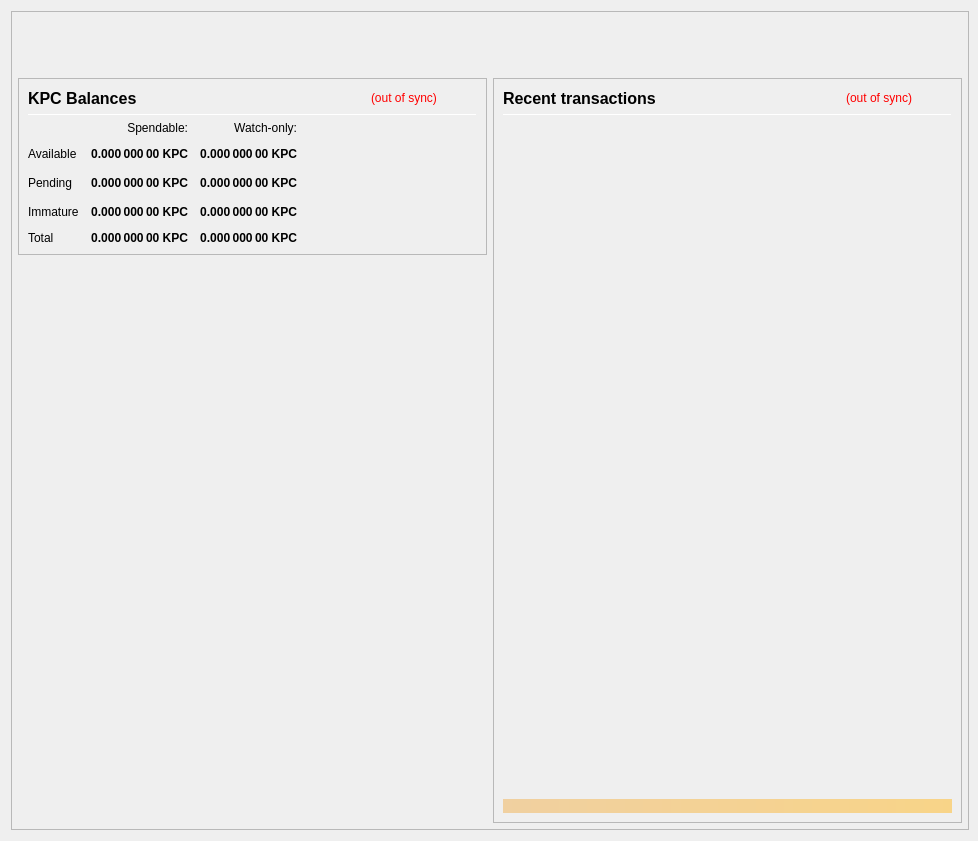
<?xml version="1.0" encoding="UTF-8"?>
<ui version="4.0">
 <class>OverviewPage</class>
 <widget class="QWidget" name="OverviewPage">
  <property name="geometry">
   <rect>
    <x>0</x>
    <y>0</y>
    <width>978</width>
    <height>841</height>
   </rect>
  </property>
  <property name="minimumSize">
   <size>
    <width>960</width>
    <height>682</height>
   </size>
  </property>
  <property name="font">
   <font>
    <weight>50</weight>
    <bold>false</bold>
   </font>
  </property>
  <property name="windowTitle">
   <string>Form</string>
  </property>
  <layout class="QVBoxLayout" name="topLayout" stretch="0">
   <property name="rightMargin">
    <number>9</number>
   </property>
   <item>
    <widget class="QFrame" name="frame_BG">
     <property name="minimumSize">
      <size>
       <width>850</width>
       <height>610</height>
      </size>
     </property>
     <property name="maximumSize">
      <size>
       <width>16777215</width>
       <height>16777215</height>
      </size>
     </property>
     <property name="frameShape">
      <enum>QFrame::StyledPanel</enum>
     </property>
     <property name="frameShadow">
      <enum>QFrame::Raised</enum>
     </property>
     <layout class="QVBoxLayout" name="verticalLayout_3" stretch="0">
      <property name="leftMargin">
       <number>0</number>
      </property>
      <property name="topMargin">
       <number>0</number>
      </property>
      <property name="rightMargin">
       <number>0</number>
      </property>
      <property name="bottomMargin">
       <number>6</number>
      </property>
      <item>
       <layout class="QVBoxLayout" name="verticalLayout_Master" stretch="0,1">
        <property name="leftMargin">
         <number>0</number>
        </property>
        <property name="topMargin">
         <number>0</number>
        </property>
        <property name="rightMargin">
         <number>0</number>
        </property>
        <property name="bottomMargin">
         <number>0</number>
        </property>
        <item>
         <widget class="QFrame" name="frame_Header">
          <layout class="QVBoxLayout" name="verticalLayout_Header" stretch="0">
           <property name="leftMargin">
            <number>0</number>
           </property>
           <property name="topMargin">
            <number>0</number>
           </property>
           <property name="rightMargin">
            <number>0</number>
           </property>
           <property name="bottomMargin">
            <number>0</number>
           </property>
           <item>
            <layout class="QHBoxLayout" name="horizontalLayout_Header" stretch="1,0">
             <property name="spacing">
              <number>6</number>
             </property>
             <item>
              <spacer name="horizontalSpacer_Header">
               <property name="orientation">
                <enum>Qt::Horizontal</enum>
               </property>
               <property name="sizeHint" stdset="0">
                <size>
                 <width>40</width>
                 <height>20</height>
                </size>
               </property>
              </spacer>
             </item>
             <item>
              <widget class="QLabel" name="labelOverviewHeaderRight">
               <property name="minimumSize">
                <size>
                 <width>464</width>
                 <height>60</height>
                </size>
               </property>
               <property name="maximumSize">
                <size>
                 <width>16777215</width>
                 <height>60</height>
                </size>
               </property>
               <property name="font">
                <font>
                 <pointsize>14</pointsize>
                </font>
               </property>
               <property name="text">
                <string/>
               </property>
               <property name="alignment">
                <set>Qt::AlignRight|Qt::AlignTrailing|Qt::AlignVCenter</set>
               </property>
              </widget>
             </item>
            </layout>
           </item>
          </layout>
         </widget>
        </item>
        <item>
         <widget class="QFrame" name="frame_Content">
          <layout class="QVBoxLayout" name="verticalLayout_Content">
           <property name="leftMargin">
            <number>6</number>
           </property>
           <property name="topMargin">
            <number>0</number>
           </property>
           <property name="rightMargin">
            <number>6</number>
           </property>
           <property name="bottomMargin">
            <number>0</number>
           </property>
           <item>
            <layout class="QHBoxLayout" name="horizontalLayout_Content" stretch="1,1">
             <property name="spacing">
              <number>6</number>
             </property>
             <item>
              <layout class="QVBoxLayout" name="verticalLayout_left" stretch="0,0">
               <item>
                <widget class="QFrame" name="frameBalances">
                 <property name="frameShape">
                  <enum>QFrame::StyledPanel</enum>
                 </property>
                 <property name="frameShadow">
                  <enum>QFrame::Raised</enum>
                 </property>
                 <layout class="QVBoxLayout" name="verticalLayout_4">
                  <item>
                   <layout class="QHBoxLayout" name="hlBalancesHeader" stretch="2,0,0">
                    <property name="spacing">
                     <number>6</number>
                    </property>
                    <item>
                     <widget class="QLabel" name="labelBalances">
                      <property name="minimumSize">
                       <size>
                        <width>0</width>
                        <height>0</height>
                       </size>
                      </property>
                      <property name="font">
                       <font>
                        <pointsize>12</pointsize>
                        <weight>75</weight>
                        <bold>true</bold>
                       </font>
                      </property>
                      <property name="text">
                       <string>KPC Balances</string>
                      </property>
                     </widget>
                    </item>
                    <item>
                     <widget class="QLabel" name="labelWalletStatus">
                      <property name="cursor">
                       <cursorShape>WhatsThisCursor</cursorShape>
                      </property>
                      <property name="toolTip">
                       <string>The displayed information may be out of date. Your wallet automatically synchronizes with the KPLUS network after a connection is established, but this process has not completed yet.</string>
                      </property>
                      <property name="styleSheet">
                       <string notr="true">QLabel { color: red; }</string>
                      </property>
                      <property name="text">
                       <string notr="true">(out of sync)</string>
                      </property>
                      <property name="alignment">
                       <set>Qt::AlignLeading|Qt::AlignLeft|Qt::AlignVCenter</set>
                      </property>
                     </widget>
                    </item>
                    <item>
                     <spacer name="hsBalancesHeader">
                      <property name="orientation">
                       <enum>Qt::Horizontal</enum>
                      </property>
                      <property name="sizeHint" stdset="0">
                       <size>
                        <width>40</width>
                        <height>20</height>
                       </size>
                      </property>
                     </spacer>
                    </item>
                   </layout>
                  </item>
                  <item>
                   <widget class="Line" name="lineBalances">
                    <property name="minimumSize">
                     <size>
                      <width>0</width>
                      <height>1</height>
                     </size>
                    </property>
                    <property name="maximumSize">
                     <size>
                      <width>16777215</width>
                      <height>1</height>
                     </size>
                    </property>
                    <property name="orientation">
                     <enum>Qt::Horizontal</enum>
                    </property>
                   </widget>
                  </item>
                  <item>
                   <layout class="QGridLayout" name="gridLayout">
                    <property name="spacing">
                     <number>12</number>
                    </property>
                    <item row="2" column="2">
                     <widget class="QLabel" name="labelWatchPending">
                      <property name="font">
                       <font>
                        <weight>75</weight>
                        <bold>true</bold>
                       </font>
                      </property>
                      <property name="cursor">
                       <cursorShape>ArrowCursor</cursorShape>
                      </property>
                      <property name="toolTip">
                       <string>Unconfirmed transactions to watch-only addresses</string>
                      </property>
                      <property name="text">
                       <string notr="true">0.000 000 00 KPC</string>
                      </property>
                      <property name="alignment">
                       <set>Qt::AlignRight|Qt::AlignTrailing|Qt::AlignVCenter</set>
                      </property>
                      <property name="textInteractionFlags">
                       <set>Qt::NoTextInteraction</set>
                      </property>
                     </widget>
                    </item>
                    <item row="2" column="1">
                     <widget class="QLabel" name="labelUnconfirmed">
                      <property name="font">
                       <font>
                        <weight>75</weight>
                        <bold>true</bold>
                       </font>
                      </property>
                      <property name="cursor">
                       <cursorShape>ArrowCursor</cursorShape>
                      </property>
                      <property name="toolTip">
                       <string>Total of transactions that have yet to be confirmed, and do not yet count toward the spendable balance</string>
                      </property>
                      <property name="text">
                       <string notr="true">0.000 000 00 KPC</string>
                      </property>
                      <property name="alignment">
                       <set>Qt::AlignRight|Qt::AlignTrailing|Qt::AlignVCenter</set>
                      </property>
                      <property name="textInteractionFlags">
                       <set>Qt::NoTextInteraction</set>
                      </property>
                     </widget>
                    </item>
                    <item row="3" column="2">
                     <widget class="QLabel" name="labelWatchImmature">
                      <property name="font">
                       <font>
                        <weight>75</weight>
                        <bold>true</bold>
                       </font>
                      </property>
                      <property name="cursor">
                       <cursorShape>ArrowCursor</cursorShape>
                      </property>
                      <property name="toolTip">
                       <string>Staked or masternode rewards in watch-only addresses that has not yet matured</string>
                      </property>
                      <property name="text">
                       <string notr="true">0.000 000 00 KPC</string>
                      </property>
                      <property name="alignment">
                       <set>Qt::AlignRight|Qt::AlignTrailing|Qt::AlignVCenter</set>
                      </property>
                      <property name="textInteractionFlags">
                       <set>Qt::NoTextInteraction</set>
                      </property>
                     </widget>
                    </item>
                    <item row="4" column="0">
                     <widget class="QLabel" name="labelTotalText">
                      <property name="text">
                       <string>Total</string>
                      </property>
                      <property name="textInteractionFlags">
                       <set>Qt::NoTextInteraction</set>
                      </property>
                     </widget>
                    </item>
                    <item row="3" column="1">
                     <widget class="QLabel" name="labelImmature">
                      <property name="font">
                       <font>
                        <weight>75</weight>
                        <bold>true</bold>
                       </font>
                      </property>
                      <property name="cursor">
                       <cursorShape>ArrowCursor</cursorShape>
                      </property>
                      <property name="toolTip">
                       <string>Staked or masternode rewards that has not yet matured</string>
                      </property>
                      <property name="text">
                       <string notr="true">0.000 000 00 KPC</string>
                      </property>
                      <property name="alignment">
                       <set>Qt::AlignRight|Qt::AlignTrailing|Qt::AlignVCenter</set>
                      </property>
                      <property name="textInteractionFlags">
                       <set>Qt::NoTextInteraction</set>
                      </property>
                     </widget>
                    </item>
                    <item row="2" column="3">
                     <spacer name="hsBalances">
                      <property name="orientation">
                       <enum>Qt::Horizontal</enum>
                      </property>
                      <property name="sizeHint" stdset="0">
                       <size>
                        <width>40</width>
                        <height>20</height>
                       </size>
                      </property>
                     </spacer>
                    </item>
                    <item row="3" column="0">
                     <widget class="QLabel" name="labelImmatureText">
                      <property name="text">
                       <string>Immature</string>
                      </property>
                      <property name="textInteractionFlags">
                       <set>Qt::NoTextInteraction</set>
                      </property>
                     </widget>
                    </item>
                    <item row="4" column="1">
                     <widget class="QLabel" name="labelTotal">
                      <property name="font">
                       <font>
                        <weight>75</weight>
                        <bold>true</bold>
                       </font>
                      </property>
                      <property name="cursor">
                       <cursorShape>ArrowCursor</cursorShape>
                      </property>
                      <property name="toolTip">
                       <string>Your current total balance</string>
                      </property>
                      <property name="text">
                       <string notr="true">0.000 000 00 KPC</string>
                      </property>
                      <property name="alignment">
                       <set>Qt::AlignRight|Qt::AlignTrailing|Qt::AlignVCenter</set>
                      </property>
                      <property name="textInteractionFlags">
                       <set>Qt::NoTextInteraction</set>
                      </property>
                     </widget>
                    </item>
                    <item row="4" column="2">
                     <widget class="QLabel" name="labelWatchTotal">
                      <property name="font">
                       <font>
                        <weight>75</weight>
                        <bold>true</bold>
                       </font>
                      </property>
                      <property name="cursor">
                       <cursorShape>ArrowCursor</cursorShape>
                      </property>
                      <property name="toolTip">
                       <string>Current total balance in watch-only addresses</string>
                      </property>
                      <property name="text">
                       <string notr="true">0.000 000 00 KPC</string>
                      </property>
                      <property name="alignment">
                       <set>Qt::AlignRight|Qt::AlignTrailing|Qt::AlignVCenter</set>
                      </property>
                      <property name="textInteractionFlags">
                       <set>Qt::NoTextInteraction</set>
                      </property>
                     </widget>
                    </item>
                    <item row="0" column="2">
                     <widget class="QLabel" name="labelWatchonly">
                      <property name="text">
                       <string>Watch-only:</string>
                      </property>
                      <property name="alignment">
                       <set>Qt::AlignRight|Qt::AlignTrailing|Qt::AlignVCenter</set>
                      </property>
                     </widget>
                    </item>
                    <item row="1" column="0">
                     <widget class="QLabel" name="labelBalanceText">
                      <property name="text">
                       <string>Available</string>
                      </property>
                      <property name="textInteractionFlags">
                       <set>Qt::NoTextInteraction</set>
                      </property>
                     </widget>
                    </item>
                    <item row="1" column="1">
                     <widget class="QLabel" name="labelBalance">
                      <property name="font">
                       <font>
                        <weight>75</weight>
                        <bold>true</bold>
                       </font>
                      </property>
                      <property name="cursor">
                       <cursorShape>ArrowCursor</cursorShape>
                      </property>
                      <property name="toolTip">
                       <string>Your current spendable balance</string>
                      </property>
                      <property name="text">
                       <string notr="true">0.000 000 00 KPC</string>
                      </property>
                      <property name="alignment">
                       <set>Qt::AlignRight|Qt::AlignTrailing|Qt::AlignVCenter</set>
                      </property>
                      <property name="textInteractionFlags">
                       <set>Qt::NoTextInteraction</set>
                      </property>
                     </widget>
                    </item>
                    <item row="1" column="2">
                     <widget class="QLabel" name="labelWatchAvailable">
                      <property name="font">
                       <font>
                        <weight>75</weight>
                        <bold>true</bold>
                       </font>
                      </property>
                      <property name="cursor">
                       <cursorShape>ArrowCursor</cursorShape>
                      </property>
                      <property name="toolTip">
                       <string>Your current balance in watch-only addresses</string>
                      </property>
                      <property name="text">
                       <string notr="true">0.000 000 00 KPC</string>
                      </property>
                      <property name="alignment">
                       <set>Qt::AlignRight|Qt::AlignTrailing|Qt::AlignVCenter</set>
                      </property>
                      <property name="textInteractionFlags">
                       <set>Qt::NoTextInteraction</set>
                      </property>
                     </widget>
                    </item>
                    <item row="2" column="0">
                     <widget class="QLabel" name="labelPendingText">
                      <property name="text">
                       <string>Pending</string>
                      </property>
                      <property name="textInteractionFlags">
                       <set>Qt::NoTextInteraction</set>
                      </property>
                     </widget>
                    </item>
                    <item row="0" column="1">
                     <widget class="QLabel" name="labelSpendable">
                      <property name="text">
                       <string>Spendable:</string>
                      </property>
                      <property name="alignment">
                       <set>Qt::AlignRight|Qt::AlignTrailing|Qt::AlignVCenter</set>
                      </property>
                     </widget>
                    </item>
                   </layout>
                  </item>
                 </layout>
                </widget>
               </item>
               <item>
                <spacer name="verticalSpacer">
                 <property name="orientation">
                  <enum>Qt::Vertical</enum>
                 </property>
                 <property name="sizeHint" stdset="0">
                  <size>
                   <width>20</width>
                   <height>40</height>
                  </size>
                 </property>
                </spacer>
               </item>
              </layout>
             </item>
             <item>
              <layout class="QVBoxLayout" name="verticalLayout_right" stretch="1">
               <item>
                <widget class="QFrame" name="frame_RecentTransactions">
                 <property name="minimumSize">
                  <size>
                   <width>0</width>
                   <height>0</height>
                  </size>
                 </property>
                 <property name="frameShape">
                  <enum>QFrame::StyledPanel</enum>
                 </property>
                 <property name="frameShadow">
                  <enum>QFrame::Raised</enum>
                 </property>
                 <layout class="QVBoxLayout" name="verticalLayout_1" stretch="0,0,0,0,0">
                  <item>
                   <layout class="QHBoxLayout" name="horizontalLayout_2" stretch="2,0,0">
                    <property name="spacing">
                     <number>3</number>
                    </property>
                    <item>
                     <widget class="QLabel" name="label_4">
                      <property name="minimumSize">
                       <size>
                        <width>0</width>
                        <height>20</height>
                       </size>
                      </property>
                      <property name="font">
                       <font>
                        <pointsize>12</pointsize>
                        <weight>75</weight>
                        <bold>true</bold>
                       </font>
                      </property>
                      <property name="text">
                       <string>Recent transactions</string>
                      </property>
                     </widget>
                    </item>
                    <item>
                     <widget class="QLabel" name="labelTransactionsStatus">
                      <property name="cursor">
                       <cursorShape>WhatsThisCursor</cursorShape>
                      </property>
                      <property name="toolTip">
                       <string>The displayed information may be out of date. Your wallet automatically synchronizes with the KPLUS network after a connection is established, but this process has not completed yet.</string>
                      </property>
                      <property name="styleSheet">
                       <string notr="true">QLabel { color: red; }</string>
                      </property>
                      <property name="text">
                       <string notr="true">(out of sync)</string>
                      </property>
                      <property name="alignment">
                       <set>Qt::AlignRight|Qt::AlignTrailing|Qt::AlignVCenter</set>
                      </property>
                     </widget>
                    </item>
                    <item>
                     <spacer name="horizontalSpacer">
                      <property name="orientation">
                       <enum>Qt::Horizontal</enum>
                      </property>
                      <property name="sizeHint" stdset="0">
                       <size>
                        <width>40</width>
                        <height>20</height>
                       </size>
                      </property>
                     </spacer>
                    </item>
                   </layout>
                  </item>
                  <item>
                   <widget class="Line" name="line">
                    <property name="minimumSize">
                     <size>
                      <width>0</width>
                      <height>1</height>
                     </size>
                    </property>
                    <property name="maximumSize">
                     <size>
                      <width>16777215</width>
                      <height>1</height>
                     </size>
                    </property>
                    <property name="orientation">
                     <enum>Qt::Horizontal</enum>
                    </property>
                   </widget>
                  </item>
                  <item>
                   <widget class="QListView" name="listTransactions">
                    <property name="minimumSize">
                     <size>
                      <width>0</width>
                      <height>0</height>
                     </size>
                    </property>
                    <property name="styleSheet">
                     <string notr="true">QListView { background: transparent; }</string>
                    </property>
                    <property name="frameShape">
                     <enum>QFrame::NoFrame</enum>
                    </property>
                    <property name="verticalScrollBarPolicy">
                     <enum>Qt::ScrollBarAlwaysOff</enum>
                    </property>
                    <property name="horizontalScrollBarPolicy">
                     <enum>Qt::ScrollBarAlwaysOff</enum>
                    </property>
                    <property name="selectionMode">
                     <enum>QAbstractItemView::NoSelection</enum>
                    </property>
                   </widget>
                  </item>
                  <item>
                   <spacer name="verticalSpacer_2">
                    <property name="orientation">
                     <enum>Qt::Vertical</enum>
                    </property>
                    <property name="sizeType">
                     <enum>QSizePolicy::Expanding</enum>
                    </property>
                    <property name="sizeHint" stdset="0">
                     <size>
                      <width>20</width>
                      <height>40</height>
                     </size>
                    </property>
                   </spacer>
                  </item>
                  <item>
                   <widget class="QLabel" name="labelAlerts">
                    <property name="maximumSize">
                     <size>
                      <width>16777215</width>
                      <height>16777215</height>
                     </size>
                    </property>
                    <property name="styleSheet">
                     <string notr="true">background-color: qlineargradient(x1: 0, y1: 0, x2: 1, y2: 0, stop:0 #F0D0A0, stop:1 #F8D488); color:#000000;</string>
                    </property>
                    <property name="text">
                     <string/>
                    </property>
                    <property name="wordWrap">
                     <bool>true</bool>
                    </property>
                    <property name="margin">
                     <number>3</number>
                    </property>
                   </widget>
                  </item>
                 </layout>
                </widget>
               </item>
              </layout>
             </item>
            </layout>
           </item>
          </layout>
         </widget>
        </item>
       </layout>
      </item>
     </layout>
    </widget>
   </item>
  </layout>
 </widget>
 <resources/>
 <connections/>
</ui>
